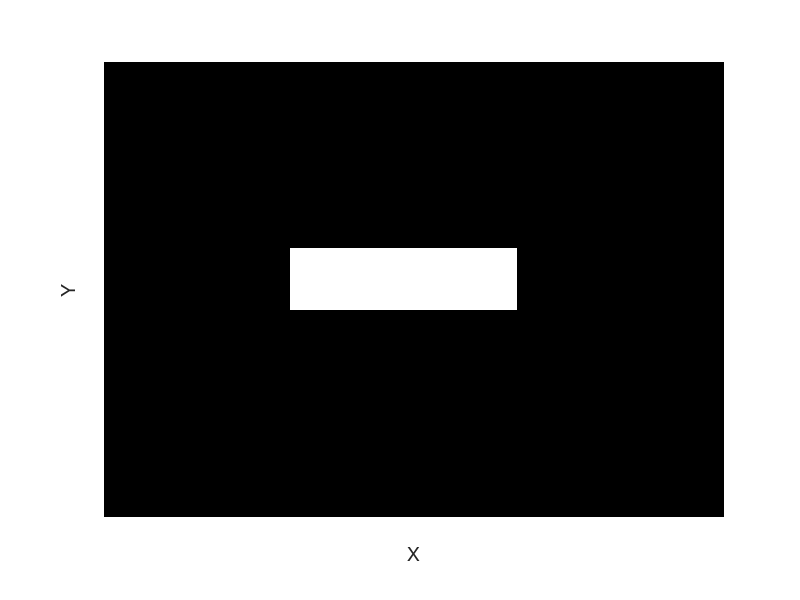
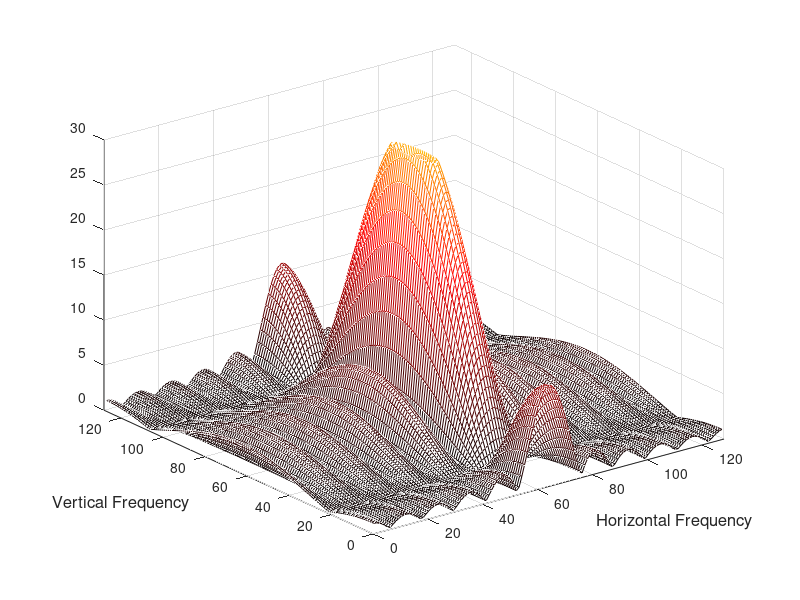
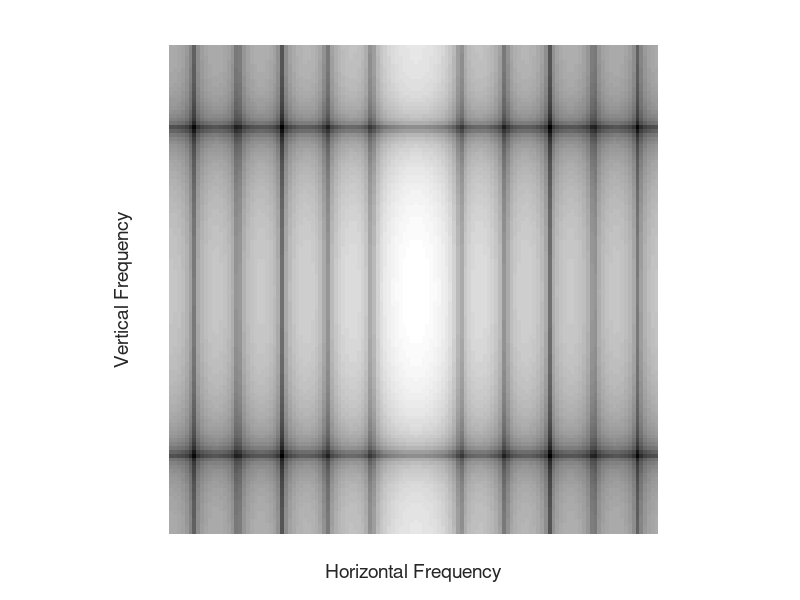

These figures' MATLAB source, in order:
% Example 13.1  Two-dimensional Fourier Transform of a simple object.
%  Consturct a simple 2 by 16 pixel rectangular object, or bar.
% Take the Foruier Transform padded to 256 by 256 and plot the 
%   result as a 3 dimensional function (using mesh) and as an 
%   intensity image.
%
% Construct object
close all; clear all;

I = zeros(22,30);               % Original figure can be any size since it
I(10:12,10:20) = 1;             %   will be padded 
F = fft2(I,128,128);            % Take Fourier Transform padded to 128
F = abs(fftshift(F));           % Shift center; get log magnitude
%
imshow(I);                      % Plot object
xlabel('X','FontSize',14); ylabel('Y','FontSize',14);
figure;
mesh(F); colormap(hot);         % Plot Fourier Transform as function
 xlabel('Horizontal Frequency','FontSize',12); ylabel('Vertical Frequency','FontSize',12);
axis([0 128 0 128 0 30]); 
caxis([0 50]);
%
figure;
F = log(F);                     % Take log function
I = mat2gray(F);                % Scale as intensity image
imshow(I); colormap(bone);       % Plot Fourier Transform as image
xlabel('Horizontal Frequency','FontSize',14); ylabel('Vertical Frequency','FontSize',14);
